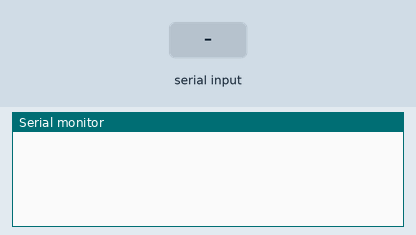
Simulated run of this sketch. Board: Arduino Uno, built with avr-gcc and run on an emulated ATmega328P. Parts: the last lines printed to the serial monitor. Inputs (shaded band) come from the test bench.

Above: at 1.7 s.
1.8 s: "90,45\n" received over Serial
At 2.3 s:
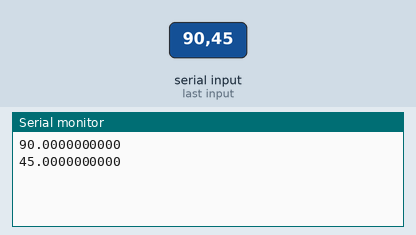
3.3 s: "30,150\n" received over Serial
At 5.7 s:
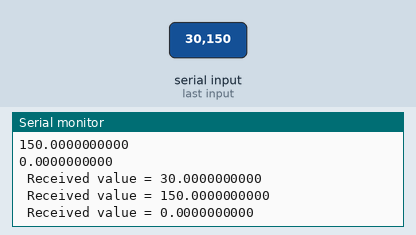
Timing chart, 0 to 7.2 s (numbered marks = the images above; inputs shaded):
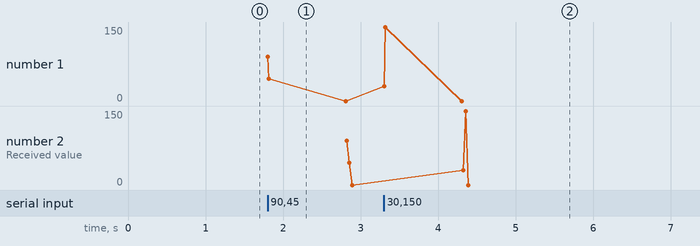

The sketch:

RoboticArm.ino
```cpp
#include <Adafruit_PWMServoDriver.h>
Adafruit_PWMServoDriver pwm = Adafruit_PWMServoDriver();

bool initLoop = false;
#define SERVOMIN  150 // this is the 'minimum' pulse length count (out of 4096)
#define SERVOMAX  600// this is the 'maximum' pulse length count (out of 4096)
#define FREQUENCY 50

/// Home position
//float thitaAngles[] = { 0, 90, -90, 180, -90};
float thitaAngles[] = { 0, 90, 90, 180, 90}; // <- modified angles just for testing the home position
float numberServos = 5;
/*
 * 1st is correct
 * 2nd looks correct
 * 3rd one should be taken by abs in order to be correct
 * 4th might be correct :/
 * 5th should be takeb by abs, also it has physical limitation!!!!!!
 */
/*
 * Elbow moves between 240-SERVOMAX (600 pulse width)
 */

int pulseWidth(int angle) {
  int pulse_wide, analog_value;
  pulse_wide = map(angle, 0, 180, SERVOMIN, SERVOMAX);
  analog_value = int(float(pulse_wide) / 1000000 * FREQUENCY * 4096);
  Serial.print("Analog value: ");
  Serial.println(angle);
  Serial.print("Pulse Width value: ");
  Serial.println(analog_value);
  return pulse_wide;
}

void setup() {
  Serial.begin(9600);

//  Serial.print("Hello world\n");
  // Set tolerance to 0.5mm. If reachable, the end effector will approach
  // the target with this tolerance
  pwm.begin();
  pwm.setPWMFreq(60);
//  pwm.setPWM(0, 0, 150);
  // Temporary set delay in order to be sure that the pwm is configured!
  delay(500);
  //homePosition();
}
/*
void loop() {
    if (initLoop) {
        for (int index = 0; index < numberServos; ++index) {
            float currentAngle = thitaAngles[index];
            float receivedAngles[] = {90, 120, 90, 180, 90};
            float newAngle = receivedAngles[index];

            /// calculating the pulse width
            int fromPulse = pulseWidth(currentAngle);
            int toPulse = pulseWidth(newAngle);

            /// rotating backwards
            if (currentAngle > newAngle) {
                 loopBackward(fromPulse, toPulse, index);
            } else if (currentAngle < newAngle ) {
                /// rotating forwards
                loopForward(fromPulse, toPulse, index);
            } else {
                /// do nothing, the angles are equal
            }
            Serial.println("");
            Serial.println(newAngle);
            /// updating new joint angles
            thitaAngles[index] = newAngle;
       }
  }

  delay(1000);
  for (uint16_t pulselen = 150; pulselen < 600; pulselen++) {
        pwm.setPWM(0, 0, pulselen );
        delay(5);
  }

  for (uint16_t pulselen = 600; pulselen > 150; pulselen--) {
        pwm.setPWM(0, 0, pulselen );
        delay(5);
  }
  initLoop = false;
  delay(1000);
}
*/

void loopForward(int currentValue, int targetValue, int jointIndex) {
    Serial.print("Looping forward");
    Serial.print(currentValue);
    Serial.print("\t");
    Serial.print(targetValue);
    for (uint16_t pulselen = currentValue; pulselen < targetValue; pulselen++) {
        pwm.setPWM(jointIndex, 0, pulselen);
        delay(50);
        Serial.println(pulselen);
    }
}

void loopBackward(int currentValue, int targetValue, int jointIndex) {
    Serial.print("Looping forward");
    Serial.print(currentValue);
    Serial.print("\t");
    Serial.print(targetValue);
    for (uint16_t pulselen = currentValue; pulselen > targetValue; pulselen--) {
        pwm.setPWM(jointIndex, 0, pulselen);
        delay(10);
    }
}


void homePosition() {
  for(int index = 0; index < numberServos; ++index) {
      int angle = thitaAngles[index];
      float width = pulseWidth(angle);
      loopForward(300, width, index);
  }
}

float serialInput[6];
int currentIndex = 0;
bool hasNewData = false;

void loop() {

    while(Serial.available() > 0) {
        float inputData = Serial.parseFloat();
        Serial.println(inputData , DEC);
        serialInput[currentIndex] = inputData;
        currentIndex += 1;
        hasNewData = true;
    }

    if(hasNewData) {
        for(int index = 0; index < currentIndex; ++index) {
            Serial.print(" Received value = ");
            Serial.println(serialInput[index], DEC);
        }
        currentIndex = 0;
        hasNewData = false;

        // homePosition();
   //     loopForward(150, 600, 0);
//        loopBackward(600, 150, 0);
    }
}
```

Measured:
- after the input at 1.8 s, the serial monitor: prints a new line at once (image 1)
- after the input at 3.3 s, the serial monitor: prints a new line at once (image 2)
